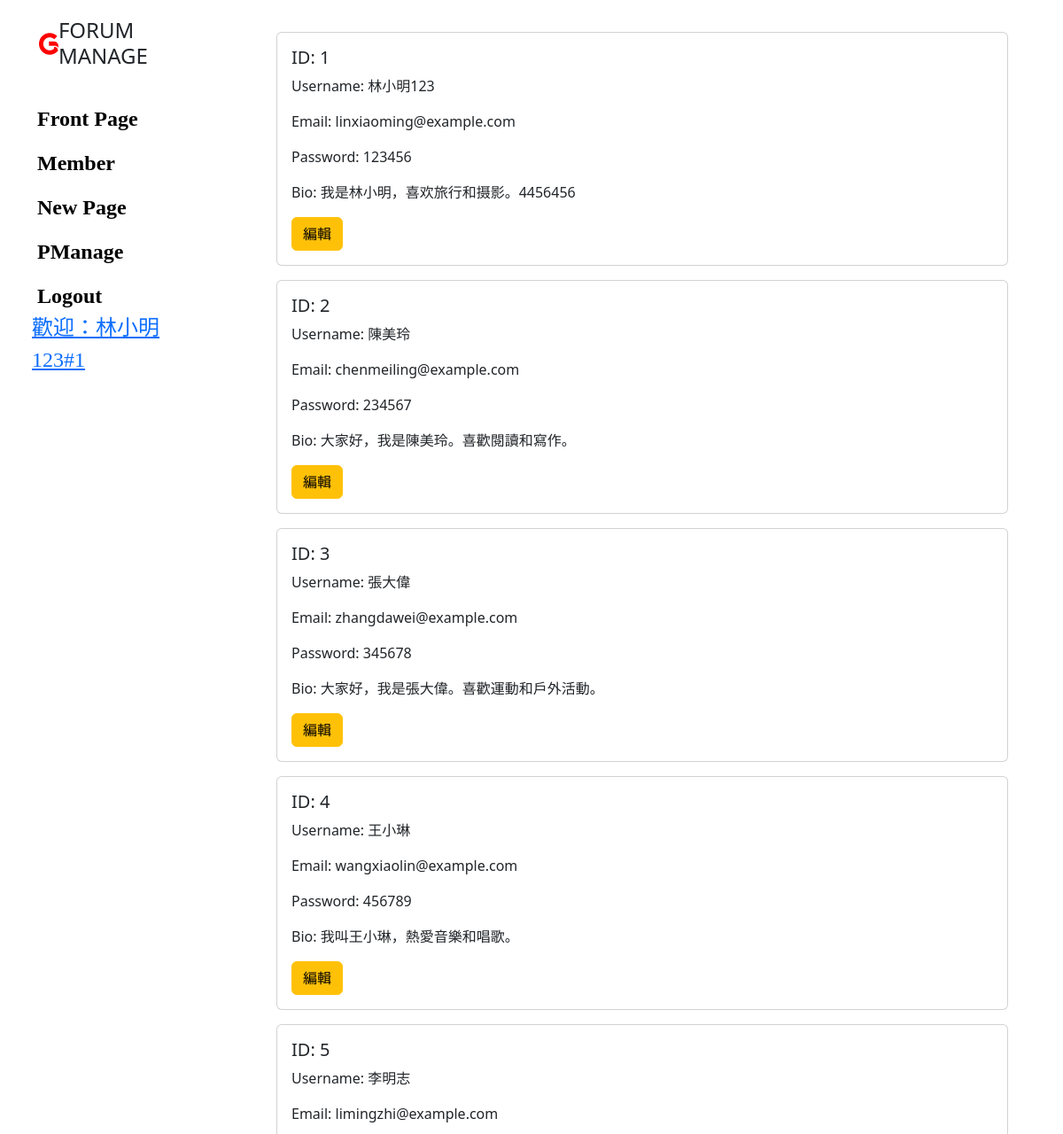
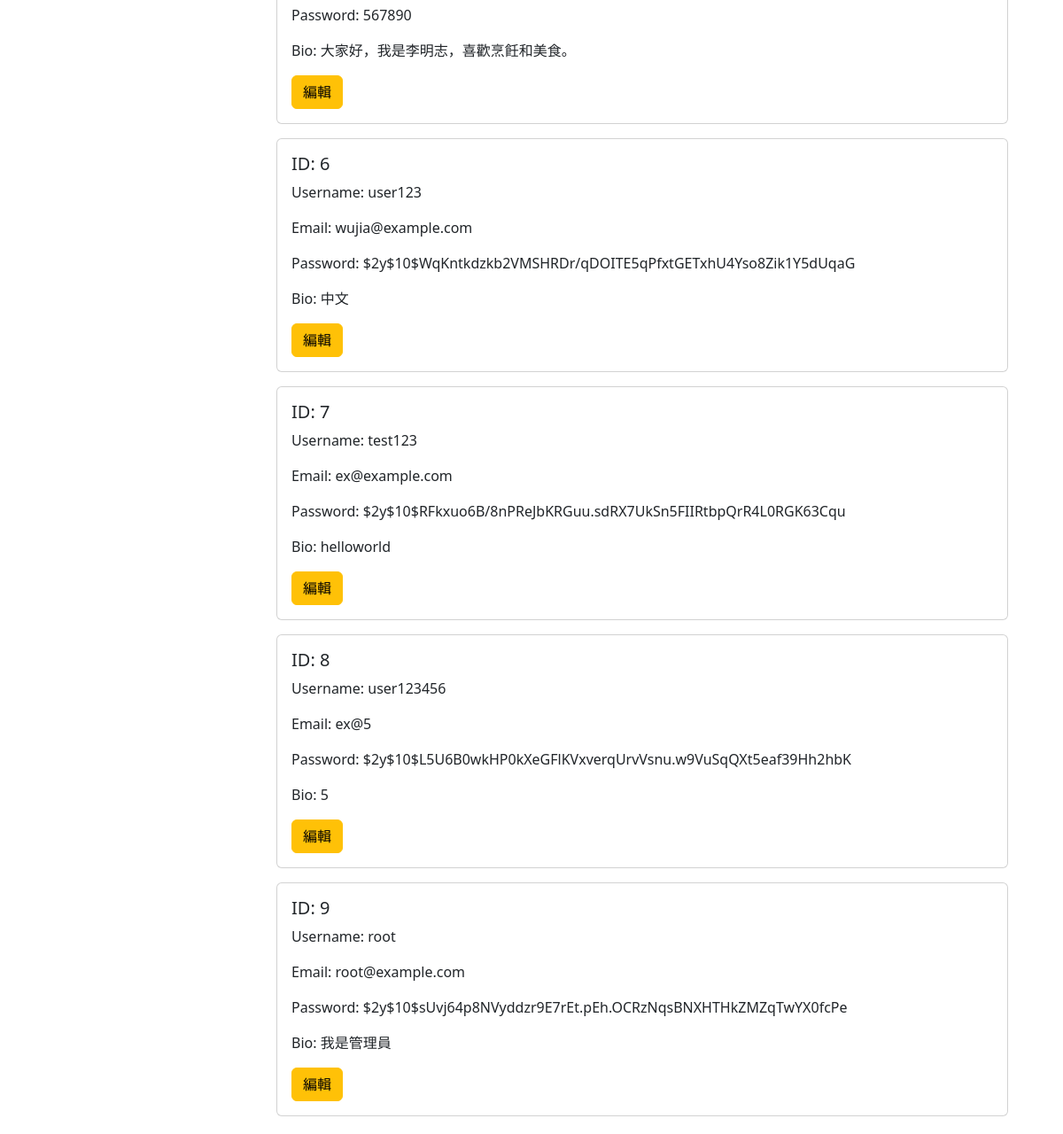
The page /Sql_Select.php (signed in) on the database its author committed (2 pictures, top to bottom).
### tables this page shows
CREATE TABLE `client` (
  `client_id` int(11) NOT NULL,
  `username` varchar(255) NOT NULL,
  `email` varchar(255) NOT NULL,
  `password` varchar(255) NOT NULL,
  `bio` text DEFAULT NULL
);

### Sql_Select.php (the view, shortened to what this page needs)
<link href="https://cdn.jsdelivr.net/npm/bootstrap@5.3.0/dist/css/bootstrap.min.css" rel="stylesheet">
<?php
require_once "Sql_Login.php";
require_once "cdn.php";
try {
    $sql = "SELECT * FROM client";
    $stmt = $pdo->query($sql);
    $stmt->execute();
    $results = $stmt->fetchAll(PDO::FETCH_ASSOC);
} catch (PDOException $e) {
    die("Error: " . $e->getMessage());
}
?>
<div class="container">
    <div class="sidebar">
        <h4 class="mb-4 text-dark">
            <i class="fa-brands fa-gofore fs-3 mt-3 ps-4" style="color:red"></i>
            FORUM MANAGE
        </h4>
        <ul class="nav flex-column">
        <li class="nav-item ">
                    <a class="nav-link" href="login.php ">
                        Front Page
                    </a>
                </li>
                <li class="nav-item">
                    <a class="nav-link" href="Sql_Select.php">
                        Member
                    </a>
                </li>
                <li class="nav-item">
                    <a class="nav-link" href="page_insert.php">
                        New Page
                    </a>
                </li>
                <li class="nav-item">
                    <a class="nav-link" href="page_Select.php">
                        PManage
                    </a>
                </li>
                <li class="nav-item">
                    <a class="nav-link" href="logout.php?logout=true">
                        Logout
                    </a>
                </li>
            <li class="nav-item">
                <a class="">
                    <?php
                    if (isset($_SESSION['username'], $_SESSION['id'])) {
                        $username = $_SESSION['username'];
                        $id = $_SESSION['id'];
                    ?><a class="animated-text ms-3">
                            <?php echo "歡迎：" . $username . "#" . $id . "<br>"; ?>
                        </a>
                    <?php } else {
                        echo "未登入";
                    }
                    ?>
                </a>
            </li>
        </ul>
    </div>
    <div class="content">
        <?php
        foreach ($results as $row) : ?>
            <div class="card mt-3">
                <div class="card-body">
                    <h5 class="card-title">ID:
                        <?php echo $row['client_id']; ?>
                    </h5>
                    <p class="card-text">Username:
                        <?php echo $row['username']; ?>
                    </p>
                    <p class="card-text">Email:
                        <?php echo $row['email']; ?>
                    </p>
                    <p class="card-text">Password:
                        <?php echo $row['password']; ?>
                    </p>
                    <p class="card-text">Bio:
                        <?php echo $row['bio']; ?>
                    </p>
                    <a href="edit.php?id=<?php echo $row["client_id"] ?>" class="btn btn-warning">編輯
                    </a>
                </div>
            </div>
        <?php endforeach; ?>
    </div>
</div>

### css/index2.css (style rules this page uses)
@media (min-width: 992px) { .sidebar { margin-left: 0; } }
@media (min-width: 992px) { .content { width: calc(100% - 250px); } }
h4 { display: flex; justify-content: center; }
.sidebar { position: fixed; top: 0; left: 0; height: 100vh; width: 250px; padding: 20px; }
.content { margin-left: 250px; padding: 20px; }
.text-dark { color: white; }
.nav-link { color: rgb(0, 0, 0); font-weight: bold; border: 1px solid white; margin: 5px; border-radius: 10px; }
.nav-item { width: 200px; height: 50px; position: relative; font-size: 24px; }
.nav-item a { display: block; width: 100%; position: relative; font-family: "Press Start 2P"; z-index: 1; }
.animated-text { animation: textAnimation 1s infinite; }
:root { --primary: #0d6efd; --table-padding: 8px; }

### rows shown on the page
client: client_id "1", username "林小明123", email "linxiaoming@example.com", password "123456", bio "我是林小明，喜欢旅行和摄影。4456456"
client: client_id "2", username "陳美玲", email "chenmeiling@example.com", password "234567", bio "大家好，我是陳美玲。喜歡閱讀和寫作。"
client: client_id "3", username "張大偉", email "zhangdawei@example.com", password "345678", bio "大家好，我是張大偉。喜歡運動和戶外活動。"
client: client_id "4", username "王小琳", email "wangxiaolin@example.com", password "456789", bio "我叫王小琳，熱愛音樂和唱歌。"
client: client_id "5", username "李明志", email "limingzhi@example.com", password "567890", bio "大家好，我是李明志，喜歡烹飪和美食。"
client: client_id "6", username "user123", email "wujia@example.com", password "$2y$10$WqKntkdzkb2VMSHRDr/qDOITE5qPfxtGETxhU4Yso8Zik1Y5dUqaG", bio "中文"
client: client_id "7", username "test123", email "ex@example.com", password "$2y$10$RFkxuo6B/8nPReJbKRGuu.sdRX7UkSn5FIIRtbpQrR4L0RGK63Cqu", bio "helloworld"
client: client_id "8", username "user123456", email "ex@5", password "$2y$10$L5U6B0wkHP0kXeGFlKVxverqUrvVsnu.w9VuSqQXt5eaf39Hh2hbK", bio "5"
client: client_id "9", username "root", email "root@example.com", password "$2y$10$sUvj64p8NVyddzr9E7rEt.pEh.OCRzNqsBNXHTHkZMZqTwYX0fcPe", bio "我是管理員"

### other values the page prints
$username "林小明123"
$id "1"
